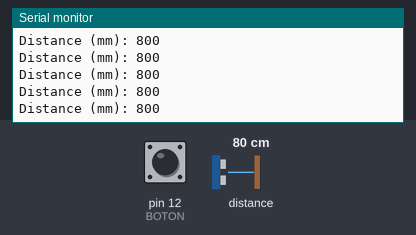
Recording of a sketch running on a simulated Arduino Uno, built with avr-gcc and run on an emulated ATmega328P. Shown: the last lines printed to the serial monitor. The test bench sets the inputs (shaded band); at power-on: distance to the obstacle 80 cm, pin 12 (BOTON) HIGH.

Above: at 1.2 s.
1.3 s: distance to the obstacle set to 250 cm
At 1.49 s:
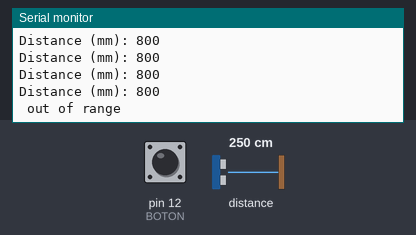
3.4 s: distance to the obstacle set to 2 cm
At 3.49 s:
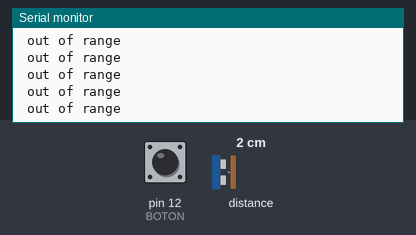
4.9 s: distance to the obstacle set to 299 cm
At 4.96 s:
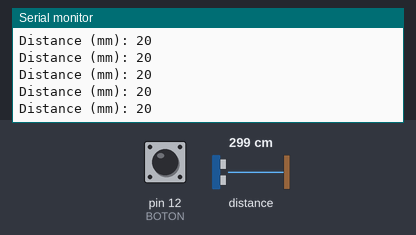

Measured:
- after the input at 1.3 s, the serial monitor: prints a new line after 0.07 s (image 1)

The sketch:

pruebaLaser.ino
```cpp
#include "Adafruit_VL53L0X.h"

Adafruit_VL53L0X lox1 = Adafruit_VL53L0X();

#define BOTON 12

void setup() {
  Serial.begin(115200);

  // wait until serial port opens for native USB devices
  while (! Serial) {
    delay(1);
  }

  Serial.println("Adafruit VL53L0X test");
  if (!lox1.begin()) {
    Serial.println(F("Failed to boot VL53L0X 1"));
    while(1);
  }
  // power
  Serial.println(F("VL53L0X API Simple Ranging example\n\n"));
  while (digitalRead(BOTON) == 0) {
  }
}


void loop() {
  VL53L0X_RangingMeasurementData_t measure1;

  //Serial.print("Reading a measurement... ");

  lox1.rangingTest(&measure1, false); // pass in 'true' to get debug data printout!

  if (measure1.RangeStatus != 4) {  // phase failures have incorrect data
    Serial.print("Distance (mm): "); Serial.println(measure1.RangeMilliMeter);
  } else {
    Serial.println(" out of range ");
  }

  delay(100);
}
```
